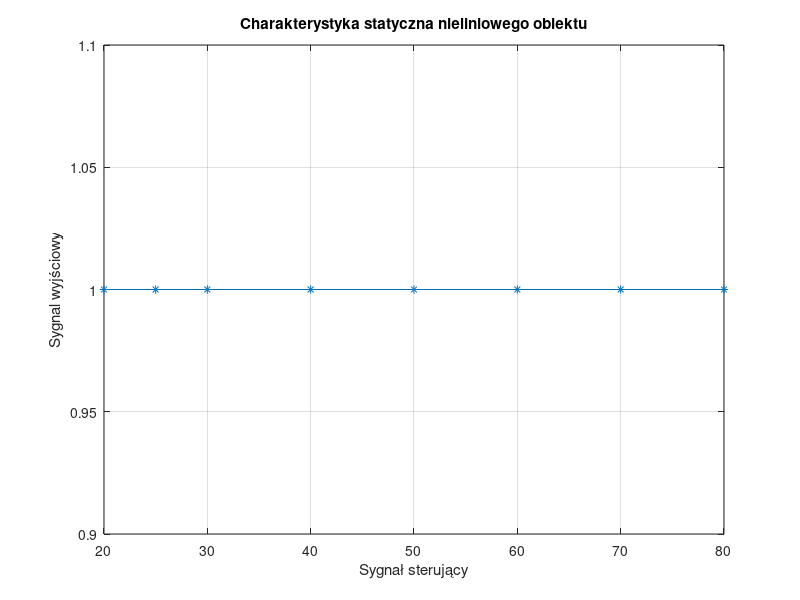

Recreate this plot in MATLAB.

x = [20, 25, 30, 40, 50, 60, 70, 80];
y = [1,1,1,1,1,1,1,1]; % tu uzupełnić


figure;
plot(x,y,'-*');
xlabel('Sygnał sterujący');
ylabel('Sygnal wyjściowy');
title('Charakterystyka statyczna nieliniowego obiektu');
grid on;
exportgraphics(gca, 'Wykresy/char_stat_niel.pdf', 'ContentType', 'vector');
% close;